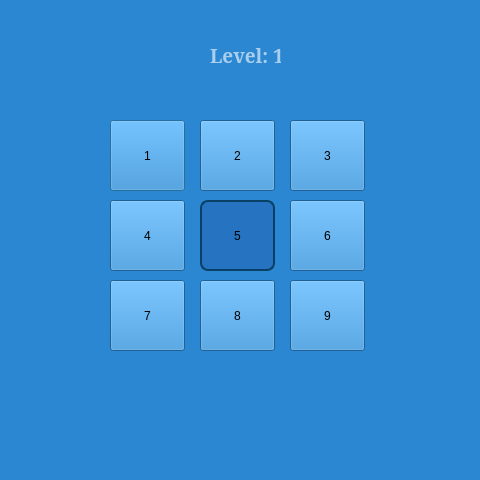
<?xml version="1.0" encoding="UTF-8"?>
<ui version="4.0">
 <class>game</class>
 <widget class="QDialog" name="game">
  <property name="geometry">
   <rect>
    <x>0</x>
    <y>0</y>
    <width>480</width>
    <height>480</height>
   </rect>
  </property>
  <property name="windowTitle">
   <string>Игра запомни порядок</string>
  </property>
  <property name="windowIcon">
   <iconset>
    <normaloff>icon2.png</normaloff>icon2.png</iconset>
  </property>
  <property name="styleSheet">
   <string notr="true">background-color: rgb(43,135,209)</string>
  </property>
  <widget class="QPushButton" name="pushButton">
   <property name="geometry">
    <rect>
     <x>110</x>
     <y>120</y>
     <width>75</width>
     <height>71</height>
    </rect>
   </property>
   <property name="styleSheet">
    <string notr="true"/>
   </property>
   <property name="text">
    <string>1</string>
   </property>
  </widget>
  <widget class="QPushButton" name="pushButton_2">
   <property name="geometry">
    <rect>
     <x>200</x>
     <y>120</y>
     <width>75</width>
     <height>71</height>
    </rect>
   </property>
   <property name="text">
    <string>2</string>
   </property>
  </widget>
  <widget class="QPushButton" name="pushButton_3">
   <property name="geometry">
    <rect>
     <x>290</x>
     <y>120</y>
     <width>75</width>
     <height>71</height>
    </rect>
   </property>
   <property name="text">
    <string>3</string>
   </property>
  </widget>
  <widget class="QPushButton" name="pushButton_4">
   <property name="geometry">
    <rect>
     <x>110</x>
     <y>200</y>
     <width>75</width>
     <height>71</height>
    </rect>
   </property>
   <property name="text">
    <string>4</string>
   </property>
  </widget>
  <widget class="QPushButton" name="pushButton_5">
   <property name="geometry">
    <rect>
     <x>200</x>
     <y>200</y>
     <width>75</width>
     <height>71</height>
    </rect>
   </property>
   <property name="styleSheet">
    <string notr="true">background-color: rgb(37,115,193);
border-radius: 8px; 
border: 2px solid #094065;</string>
   </property>
   <property name="text">
    <string>5</string>
   </property>
  </widget>
  <widget class="QPushButton" name="pushButton_6">
   <property name="geometry">
    <rect>
     <x>290</x>
     <y>200</y>
     <width>75</width>
     <height>71</height>
    </rect>
   </property>
   <property name="styleSheet">
    <string notr="true"/>
   </property>
   <property name="text">
    <string>6</string>
   </property>
  </widget>
  <widget class="QPushButton" name="pushButton_7">
   <property name="geometry">
    <rect>
     <x>110</x>
     <y>280</y>
     <width>75</width>
     <height>71</height>
    </rect>
   </property>
   <property name="text">
    <string>7</string>
   </property>
  </widget>
  <widget class="QPushButton" name="pushButton_8">
   <property name="geometry">
    <rect>
     <x>200</x>
     <y>280</y>
     <width>75</width>
     <height>71</height>
    </rect>
   </property>
   <property name="text">
    <string>8</string>
   </property>
  </widget>
  <widget class="QPushButton" name="pushButton_9">
   <property name="geometry">
    <rect>
     <x>290</x>
     <y>280</y>
     <width>75</width>
     <height>71</height>
    </rect>
   </property>
   <property name="text">
    <string>9</string>
   </property>
  </widget>
  <widget class="QLabel" name="label">
   <property name="geometry">
    <rect>
     <x>210</x>
     <y>40</y>
     <width>71</width>
     <height>31</height>
    </rect>
   </property>
   <property name="font">
    <font>
     <family>MS Serif</family>
     <pointsize>14</pointsize>
     <weight>75</weight>
     <bold>true</bold>
    </font>
   </property>
   <property name="styleSheet">
    <string notr="true">color: rgb(170,207,237)</string>
   </property>
   <property name="text">
    <string>Level: 1</string>
   </property>
  </widget>
 </widget>
 <resources/>
 <connections/>
</ui>
